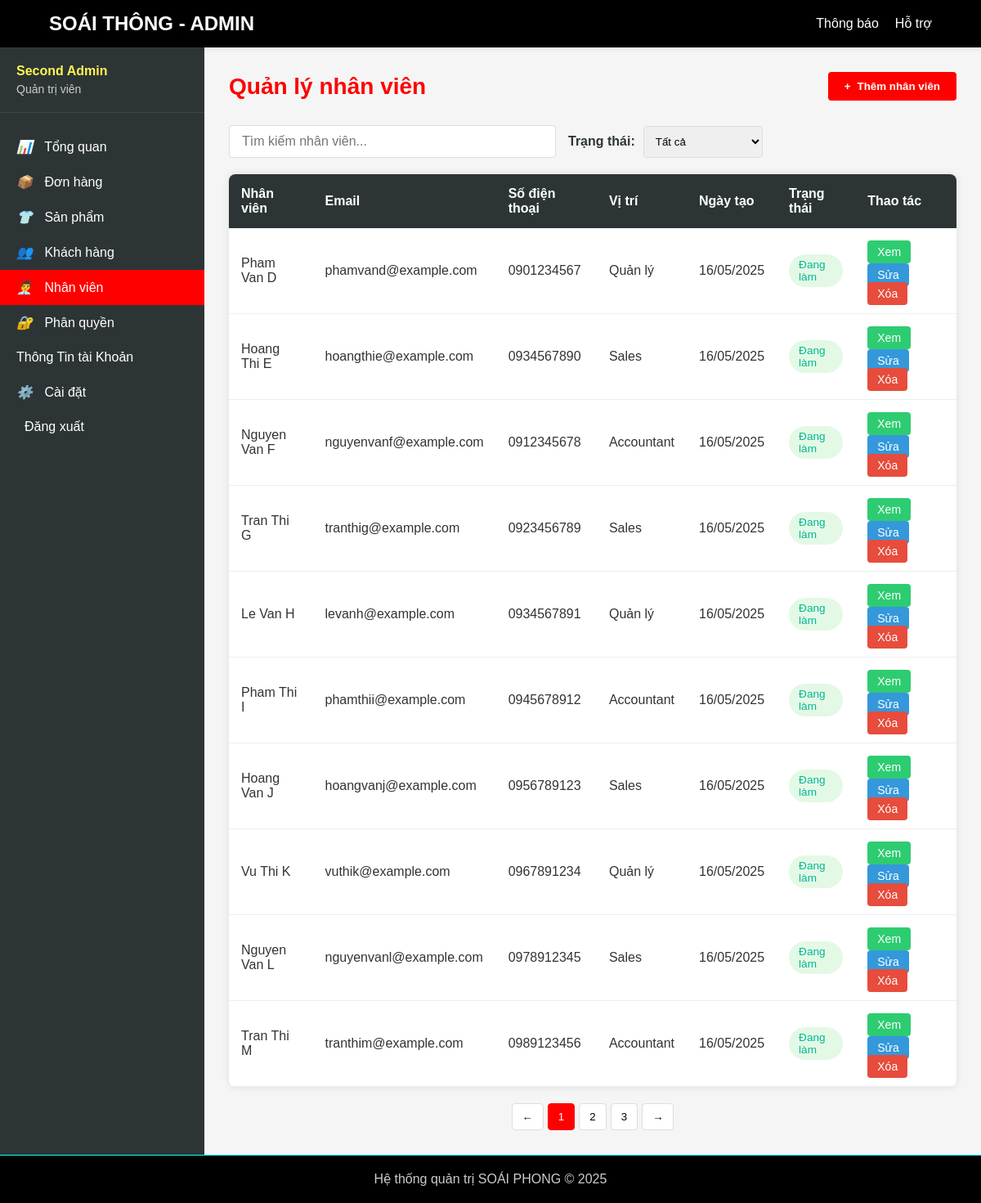
Page /admin/manage_employees.php (signed in) on the committed database.
### tables this page shows
CREATE TABLE employees (
    id INT AUTO_INCREMENT PRIMARY KEY,
    name VARCHAR(255) NOT NULL,
    email VARCHAR(255) NOT NULL UNIQUE,
    phone VARCHAR(20) NOT NULL,
    date_of_birth DATE NOT NULL,
    address TEXT NOT NULL,
    password VARCHAR(255) NOT NULL,
    position VARCHAR(50) NOT NULL,
    status VARCHAR(50) NOT NULL DEFAULT 'active',
    role ENUM('staff') NOT NULL DEFAULT 'staff',
    avatar VARCHAR(255),
    created_at TIMESTAMP DEFAULT CURRENT_TIMESTAMP
);

### admin/manage_employees.php (the view, shortened to what this page needs)
<?php
include('../includes/database.php');
$sql = "SELECT * FROM employees";
$stmt = $conn->prepare($sql);
$stmt->execute();
$result = $stmt->get_result();
$employees = $result->fetch_all(MYSQLI_ASSOC);
?>
<?php require_once('../admin/header/admin-header.php'); ?>
<!DOCTYPE html>
<html lang="vi">
<head>
    <link rel="stylesheet" href="../assets/css/admin/manage_employees.css">
</head>
<body>
    <div class="admin-container">
        <?php require_once('../admin/sidebar/admin_sidebar.php'); ?>
        <div class="admin-content">
            <div class="page-header">
                <h1 class="page-title">Quản lý nhân viên</h1>
                <button class="btn-add" id="addEmployeeBtn">
                    <span>+</span> Thêm nhân viên
                </button>
            </div>
            <div class="employee-actions">
                <input type="text" class="search-box" placeholder="Tìm kiếm nhân viên...">
                <div class="filter-group">
                    <label for="status-filter">Trạng thái:</label>
                    <select id="status-filter">
                        <option value="all">Tất cả</option>
                    </select>
                </div>
            </div>
            <table class="employees-table">
                <thead>
                    <tr>
                        <th>Nhân viên</th>
                        <th>Email</th>
                        <th>Số điện thoại</th>
                        <th>Vị trí</th>
                        <th>Ngày tạo</th>
                        <th>Trạng thái</th>
                        <th>Thao tác</th>
                    </tr>
                </thead>
                <tbody>
                <tbody>
                    <?php foreach ($employees as $employee): ?>
                        <?php
                        $statusClass = $employee['status'] == 'active' ? 'status-active' : 'status-inactive';
                        $statusText = $employee['status'] == 'active' ? 'Đang làm' : 'Đã Nghỉ làm';
                        $positionMap = [
                            'Manager' => 'Quản lý',
                            'Sales Staff' => 'Nhân viên bán hàng',
                            'Warehouse Staff' => 'Nhân viên kho',
                            'Delivery Staff' => 'Nhân viên giao hàng',
                            'Customer Service' => 'Nhân viên CSKH'
                        ];
                        $positionInVietnamese = isset($positionMap[$employee['position']]) ? $positionMap[$employee['position']] : $employee['position'];
                        ?>
                        <tr data-id="<?php echo $employee['id']; ?>"
                            data-posion="<?php echo htmlspecialchars($employee['position']); ?>"
                            data-address="<?php echo htmlspecialchars($employee['address']); ?>"
                            data-birthday="<?php echo htmlspecialchars($employee['date_of_birth']); ?>"
                            data-avatar="<?php echo htmlspecialchars($employee['avatar'] ? $employee['avatar'] : '../assets/avatar/default-avatar.png'); ?>">
                            <td><?php echo htmlspecialchars($employee['name']); ?></td>
                            <td><?php echo htmlspecialchars($employee['email']); ?></td>
                            <td><?php echo htmlspecialchars($employee['phone']); ?></td>
                            <td><?php echo $positionInVietnamese; ?></td>
                            <td><?php echo date('d/m/Y', strtotime($employee['created_at'])); ?></td>
                            <td><span class="employee-status <?php echo $statusClass; ?>"><?php echo $statusText; ?></span></td>
                            <td>
                                <button class="action-btn btn-view">Xem</button>
                                <button class="action-btn btn-edit" id="">Sửa</button>
                                <a href="delete_employees.php?id=<?php echo $employee['id']; ?>" class="action-btn btn-delete">Xóa</a>
                            </td>
                        </tr>
                    <?php endforeach; ?>
                </tbody>
            </table>
            <div class="pagination">
                <button class="pagination-btn">←</button>
                <button class="pagination-btn active">1</button>
                <button class="pagination-btn">2</button>
                <button class="pagination-btn">3</button>
                <button class="pagination-btn">→</button>
            </div>
        </div>
    </div>
</body>
</html>
<?php require_once('../admin/footer/admin-footer.php'); ?>

### admin/header/admin-header.php (shortened to what this page needs)
<!DOCTYPE html>
<html lang="en">
<head>
    <link rel="stylesheet" href="/assets/css/admin/header/admin-header.css">
</head>
<body>
    <header>
        <div class="header-container">
            <div class="logo">SOÁI THÔNG - ADMIN</div>
            <ul class="admin-menu">
                <li><a href="#">Thông báo</a></li>
                <li><a href="#">Hỗ trợ</a></li>
            </ul>
        </div>
    </header>
</body>
</html>

### admin/sidebar/admin_sidebar.php (shortened to what this page needs)
<link rel="stylesheet" href="../assets/css/admin/manage_employees.css">
<div class="admin-sidebar">
    <div class="sidebar-header">
        <div class="admin-name"><?php echo isset($_SESSION['user']) ? htmlspecialchars($_SESSION['user']['name']) : 'Admin'; ?></div>
        <div class="admin-role">Quản trị viên</div>
    </div>
    <ul class="sidebar-menu">
        <?php
        $current_page = basename($_SERVER['PHP_SELF']);
        ?>
        <li><a href="dashboard.php" class="<?php echo $current_page == 'dashboard.php' ? 'active' : ''; ?>"><i>📊</i> Tổng quan</a></li>
        <li><a href="#" class="<?php echo $current_page == '#' ? 'active' : ''; ?>"><i>📦</i> Đơn hàng</a></li>
        <li><a href="../admin/manage_products.php" class="<?php echo $current_page == 'manage_products.php' ? 'active' : ''; ?>"><i>👕</i> Sản phẩm</a></li>
        <li><a href="../admin/manege_customer.php" class="<?php echo $current_page == 'manege_customer.php' ? 'active' : ''; ?>"><i>👥</i> Khách hàng</a></li>
        <li><a href="../admin/manage_employees.php" class="<?php echo $current_page == 'manage_employees.php' ? 'active' : ''; ?>"><i>👨‍💼</i> Nhân viên</a></li>
        <li><a href="../admin/manage_roles.php" class="<?php echo $current_page == 'manage_roles.php' ? 'active' : ''; ?>"><i>🔐</i> Phân quyền</a></li>
        <li><a href="../admin/acount_admin.php" class="<?php echo $current_page == 'acount_admin.php' ? 'active' : ''; ?>">Thông Tin tài Khoản</a></li>
        <li><a href="../admin/admin_setting.php" class="<?php echo $current_page == 'admin_setting.php' ? 'active' : ''; ?>"><i>⚙️</i> Cài đặt</a></li>
        <li>
            <?php
            if (isset($_SESSION['user'])) {
                echo '<a href="logout.php" class="logout-btn"><i class="fas fa-sign-out-alt"></i> Đăng xuất</a>';
            } else {
                echo '<a href="../login/index.php" class="login-btn"><i class="fas fa-sign-in-alt"></i> Đăng nhập</a>';
            }
            ?>
        </li>
    </ul>
</div>

### admin/footer/admin-footer.php (shortened to what this page needs)
<!DOCTYPE html>
<html lang="en">
<head>
    <link rel="stylesheet" href="/assets/css/admin/footer/admin-footer.css">
</head>
<body>
    <footer>
        <p>Hệ thống quản trị SOÁI PHONG &copy; 2025</p>
    </footer>
</body>
</html>

### assets/css/admin/header/admin-header.css (style rules this page uses)
* { margin: 0; padding: 0; box-sizing: border-box; font-family: 'Arial', sans-serif; }
body { background-color: #f5f5f5; color: #333; }
header { background-color: #000000; color: #FFFFFF; padding: 15px 0; box-shadow: 0 2px 5px rgba(0, 0, 0, 0.1); }
.header-container { width: 90%; max-width: 1200px; margin: 0 auto; display: flex; justify-content: space-between; align-items: center; }
.logo { font-size: 24px; font-weight: bold; color: #ffffff; }
.admin-menu { display: flex; list-style: none; }
.admin-menu li { margin-left: 20px; }
.admin-menu a { color: #FFFFFF; text-decoration: none; transition: color 0.3s; }

### assets/css/admin/manage_employees.css (style rules this page uses)
* { margin: 0; padding: 0; box-sizing: border-box; font-family: 'Arial', sans-serif; }
body { background-color: #f5f5f5; color: #333; }
.admin-container { display: flex; min-height: calc(100vh - 70px); }
.admin-sidebar { width: 250px; background-color: #2D3436; color: #FFFFFF; padding: 20px 0; }
.sidebar-header { padding: 0 20px 20px; border-bottom: 1px solid #444; margin-bottom: 20px; }
.sidebar-header .admin-name { font-weight: bold; margin-bottom: 5px; color: #FFF44F; }
.sidebar-header .admin-role { font-size: 14px; color: #CCCCCC; }
.sidebar-menu { list-style: none; }
.sidebar-menu li a { display: block; padding: 12px 20px; color: #FFFFFF; text-decoration: none; transition: all 0.3s; }
.sidebar-menu li a:hover, .sidebar-menu li a.active { background-color: #FF0000; }
.sidebar-menu li a i { margin-right: 10px; width: 20px; text-align: center; }
.admin-content { flex: 1; padding: 30px; }
.page-header { display: flex; justify-content: space-between; align-items: center; margin-bottom: 30px; }
.page-title { color: #FF0000; font-size: 28px; }
.btn-add { background-color: #FF0000; color: #FFFFFF; border: none; padding: 10px 20px; border-radius: 4px; cursor: pointer; display: flex; align-items: center; gap: 8px; font-weight: bold; transition: background-color 0.3s; }
.employee-actions { display: flex; gap: 15px; margin-bottom: 20px; }
.search-box { flex: 1; max-width: 400px; padding: 10px 15px; border: 1px solid #ddd; border-radius: 4px; font-size: 16px; }
.filter-group { display: flex; align-items: center; gap: 10px; }
.filter-group label { font-weight: bold; color: #2D3436; }
.filter-group select { padding: 10px; border: 1px solid #ddd; border-radius: 4px; }
.employees-table { width: 100%; border-collapse: collapse; background-color: #FFFFFF; box-shadow: 0 0 10px rgba(0, 0, 0, 0.1); border-radius: 8px; overflow: hidden; }
.employees-table th { background-color: #2D3436; color: #FFFFFF; padding: 15px; text-align: left; }
.employees-table td { padding: 15px; border-bottom: 1px solid #eee; }
.employee-status { padding: 5px 10px; border-radius: 4px; font-size: 12px; font-weight: bold; color: #ffffff; background-color: #2ecc71; font-weight: bold; }
.status-active { background-color: #e6f7e6; color: #2e7d32; }
.action-btn { text-decoration: none; padding: 6px 12px; border-radius: 4px; cursor: pointer; border: none; font-size: 14px; transition: all 0.3s; }
.btn-edit { background-color: #3498db; color: white; }
.btn-delete { background-color: #e74c3c; color: white; }
.btn-view { background-color: #2ecc71; color: white; }
.pagination { display: flex; justify-content: center; margin-top: 20px; gap: 5px; }
.pagination-btn { padding: 8px 12px; border: 1px solid #ddd; background-color: white; cursor: pointer; border-radius: 4px; }
.pagination-btn.active { background-color: #FF0000; color: white; border-color: #FF0000; }
.employee-status { padding: 5px 12px; border-radius: 20px; font-size: 0.85rem; font-weight: 500; display: inline-block; }
.status-active { background-color: #E3F9E5; color: #00B894; }

### assets/css/admin/footer/admin-footer.css (style rules this page uses)
* { margin: 0; padding: 0; box-sizing: border-box; font-family: 'Arial', sans-serif; }
body { background-color: #f5f5f5; color: #333; }
footer { background-color: #000000; color: #CCCCCC; padding: 20px 0; text-align: center; border-top: 1px solid #00FFFF; }

### admin/sidebar/admin_sidebar.php (style rules this page uses)
.sidebar-menu li a.active { background-color: red; color: white; }

### rows in the picture
employees: name "Pham Van D", email "phamvand@example.com", phone "0901234567", position "Quản lý", created_at "16/05/2025", status "Đang làm"
employees: name "Hoang Thi E", email "hoangthie@example.com", phone "0934567890", position "Sales", created_at "16/05/2025", status "Đang làm"
employees: name "Nguyen Van F", email "nguyenvanf@example.com", phone "0912345678", position "Accountant", created_at "16/05/2025", status "Đang làm"
employees: name "Tran Thi G", email "tranthig@example.com", phone "0923456789", position "Sales", created_at "16/05/2025", status "Đang làm"
employees: name "Le Van H", email "levanh@example.com", phone "0934567891", position "Quản lý", created_at "16/05/2025", status "Đang làm"
employees: name "Pham Thi I", email "phamthii@example.com", phone "0945678912", position "Accountant", created_at "16/05/2025", status "Đang làm"
employees: name "Hoang Van J", email "hoangvanj@example.com", phone "0956789123", position "Sales", created_at "16/05/2025", status "Đang làm"
employees: name "Vu Thi K", email "vuthik@example.com", phone "0967891234", position "Quản lý", created_at "16/05/2025", status "Đang làm"
employees: name "Nguyen Van L", email "nguyenvanl@example.com", phone "0978912345", position "Sales", created_at "16/05/2025", status "Đang làm"
employees: name "Tran Thi M", email "tranthim@example.com", phone "0989123456", position "Accountant", created_at "16/05/2025", status "Đang làm"

### other values in the picture
$_SESSION['user']['name'] "Second Admin"
